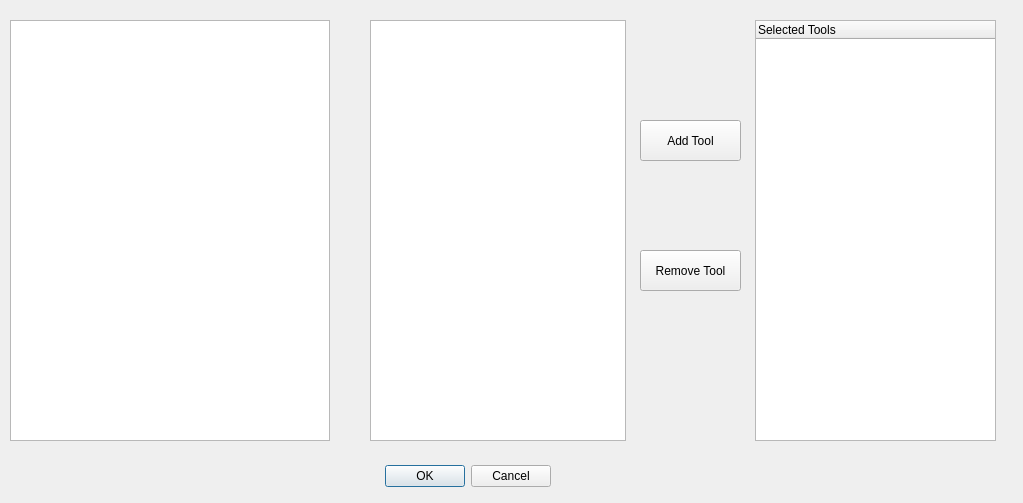
<?xml version="1.0" encoding="UTF-8"?>
<ui version="4.0">
 <class>ToolsConfig</class>
 <widget class="QDialog" name="ToolsConfig">
  <property name="geometry">
   <rect>
    <x>0</x>
    <y>0</y>
    <width>1023</width>
    <height>503</height>
   </rect>
  </property>
  <property name="windowTitle">
   <string>Tools Selection</string>
  </property>
  <widget class="QWidget" name="layoutWidget">
   <property name="geometry">
    <rect>
     <x>200</x>
     <y>460</y>
     <width>351</width>
     <height>33</height>
    </rect>
   </property>
   <layout class="QHBoxLayout">
    <property name="spacing">
     <number>6</number>
    </property>
    <property name="leftMargin">
     <number>0</number>
    </property>
    <property name="topMargin">
     <number>0</number>
    </property>
    <property name="rightMargin">
     <number>0</number>
    </property>
    <property name="bottomMargin">
     <number>0</number>
    </property>
    <item>
     <spacer>
      <property name="orientation">
       <enum>Qt::Horizontal</enum>
      </property>
      <property name="sizeHint" stdset="0">
       <size>
        <width>131</width>
        <height>31</height>
       </size>
      </property>
     </spacer>
    </item>
    <item>
     <widget class="QPushButton" name="okButton">
      <property name="text">
       <string>OK</string>
      </property>
     </widget>
    </item>
    <item>
     <widget class="QPushButton" name="cancelButton">
      <property name="text">
       <string>Cancel</string>
      </property>
     </widget>
    </item>
   </layout>
  </widget>
  <widget class="QListWidget" name="listWidget">
   <property name="geometry">
    <rect>
     <x>10</x>
     <y>20</y>
     <width>320</width>
     <height>421</height>
    </rect>
   </property>
  </widget>
  <widget class="QTreeWidget" name="treeWidget">
   <property name="geometry">
    <rect>
     <x>755</x>
     <y>20</y>
     <width>241</width>
     <height>421</height>
    </rect>
   </property>
   <column>
    <property name="text">
     <string notr="true">Selected Tools</string>
    </property>
   </column>
  </widget>
  <widget class="QTableWidget" name="tableWidget">
   <property name="geometry">
    <rect>
     <x>370</x>
     <y>20</y>
     <width>256</width>
     <height>421</height>
    </rect>
   </property>
  </widget>
  <widget class="QPushButton" name="addButton">
   <property name="geometry">
    <rect>
     <x>640</x>
     <y>120</y>
     <width>101</width>
     <height>41</height>
    </rect>
   </property>
   <property name="text">
    <string>Add Tool</string>
   </property>
  </widget>
  <widget class="QPushButton" name="removeButton">
   <property name="geometry">
    <rect>
     <x>640</x>
     <y>250</y>
     <width>101</width>
     <height>41</height>
    </rect>
   </property>
   <property name="text">
    <string>Remove Tool</string>
   </property>
  </widget>
 </widget>
 <resources>
  <include location="tools.qrc"/>
 </resources>
 <connections>
  <connection>
   <sender>okButton</sender>
   <signal>clicked()</signal>
   <receiver>ToolsConfig</receiver>
   <slot>accept()</slot>
   <hints>
    <hint type="sourcelabel">
     <x>278</x>
     <y>253</y>
    </hint>
    <hint type="destinationlabel">
     <x>96</x>
     <y>254</y>
    </hint>
   </hints>
  </connection>
  <connection>
   <sender>cancelButton</sender>
   <signal>clicked()</signal>
   <receiver>ToolsConfig</receiver>
   <slot>reject()</slot>
   <hints>
    <hint type="sourcelabel">
     <x>369</x>
     <y>253</y>
    </hint>
    <hint type="destinationlabel">
     <x>179</x>
     <y>282</y>
    </hint>
   </hints>
  </connection>
 </connections>
</ui>
